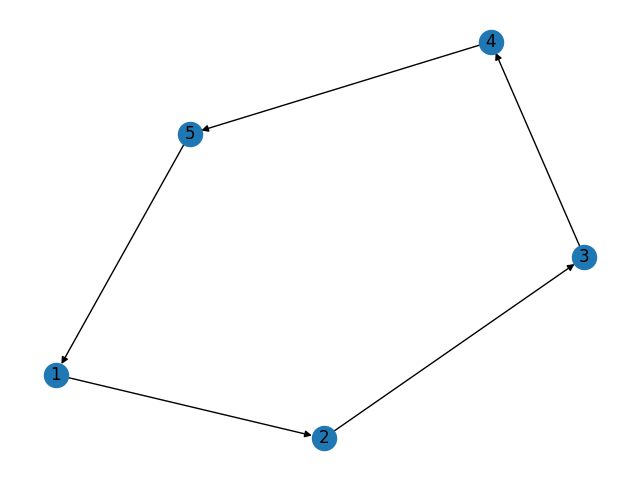

Source code (Python):
import networkx as nx
import matplotlib.pyplot as plt

# Create a directed graph with 5 nodes and 5 edges
G = nx.DiGraph()
G.add_nodes_from([1, 2, 3, 4, 5])
G.add_edges_from([(1,2), (2,3), (3,4), (4,5), (5,1)])

# Draw the graph using NetworkX and Matplotlib
nx.draw(G, with_labels=True, arrows=True)
plt.show()
